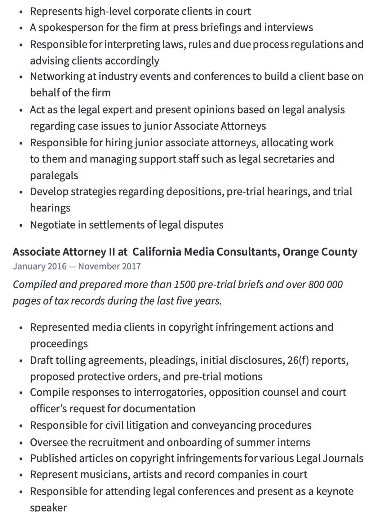
#> input picture src/ocr/WhatsApp Image 2026-01-28 at 18.16.19.jpeg, 365 x 512 px; its folder holds only this picture in this run
$ python -i motion_blur.py   (imports and definitions only)
#> lines starting #> are read from the running program, lines starting #| are printed output that depends on the picture
#> further down, picture is the input picture: shape (512, 365, 3); mean B, G, R 234.3, 234, 233.8
import cv2
import os
import random
from pathlib import Path
import numpy as np
import json

BLUR_STRENGTHS = {
    "low": {
        "kernel_range": (5, 11),
        "passes": 1
    },
    "medium": {
        "kernel_range": (13, 25),
        "passes": 1
    },
    "strong": {
        "kernel_range": (25, 61),
        "passes": 2
    }
}


def motion_kernel(size, angle):
    """
    size  -> comprimento do rasto
    angle -> direção do movimento em graus
    """
    kernel = np.zeros((size, size), dtype=np.float32)
    kernel[size // 2, :] = 1.0

    # roda o kernel
    M = cv2.getRotationMatrix2D((size // 2, size // 2), angle, 1)
    kernel = cv2.warpAffine(kernel, M, (size, size))

    kernel /= kernel.sum()
    return kernel


def _random_kernel(kmin, kmax, max_size=None):
    k = random.randint(kmin, kmax)
    if k % 2 == 0:
        k += 1
    if max_size is not None:
        k = min(k, max_size if max_size % 2 == 1 else max_size - 1)
        k = max(1, k)
    return k


# [54 lines left out: functions global_motion_blur, partial_random_motion_blur, not called in this run]


def partial_radial_motion_blur(image, strength="medium"):
#> called with strength = 'medium'
    h, w = image.shape[:2]
#> h = 512; w = 365
    cfg = BLUR_STRENGTHS[strength]

    k = _random_kernel(*cfg["kernel_range"], max_size=min(h, w)-1)
#> k = 19
    passes = cfg["passes"]
    angle = random.uniform(0, 180)

    kernel = motion_kernel(k, angle)

    blurred = image.copy()
    for _ in range(passes):
        blurred = cv2.filter2D(blurred, -1, kernel)
#> this loop made 1 pass
#> pass 1, in partial_radial_motion_blur, `blurred = cv2.filter2D(blurred, -1, kernel)`:
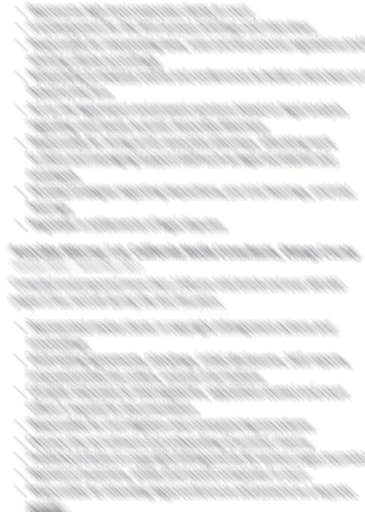
#> blurred: shape (512, 365, 3); mean B, G, R 234.3, 234, 233.8

    # máscara radial
    cx, cy = w // 2, h // 2
#> cx = 182; cy = 256
    yy, xx = np.mgrid[0:h, 0:w]
    d = np.sqrt((xx - cx)**2 + (yy - cy)**2)
    max_dist = np.sqrt(cx**2 + cy**2)
#> max_dist = 314.1

    mask = np.clip(d / max_dist, 0, 1).astype(np.float32)
    mask = cv2.GaussianBlur(mask, (51, 51), 0)
    mask = mask[:, :, None]

    out = image.astype(np.float32) * (1 - mask) + blurred.astype(np.float32) * mask
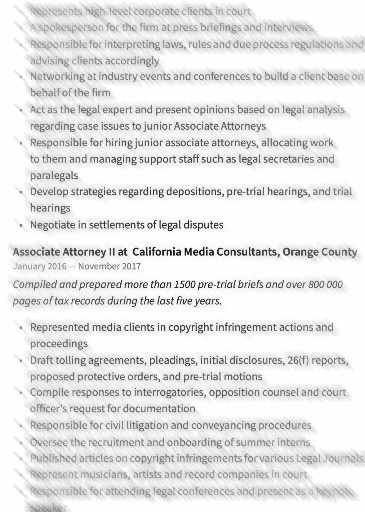
#> out: shape (512, 365, 3) float32; mean B, G, R 234.4, 234.1, 233.9; drawn with min black and max white
    out = np.clip(out, 0, 255).astype(np.uint8)

    return out, {
        "type": "partial_radial",
        "kernel": k,
        "angle": angle,
        "passes": passes,
        "strength": strength
    }


MOTION_BLUR_TYPES = {
    "global": global_motion_blur,
    "partial_random": partial_random_motion_blur,
    "partial_radial": partial_radial_motion_blur
}


# [66 lines left out: functions apply_motion_blur, apply_random_motion_blur, process_folder_motion_blur, not called in this run]

>>> import cv2
>>> picture = cv2.imread('../../ocr/WhatsApp Image 2026-01-28 at 18.16.19.jpeg')
>>> result = partial_radial_motion_blur(picture)
